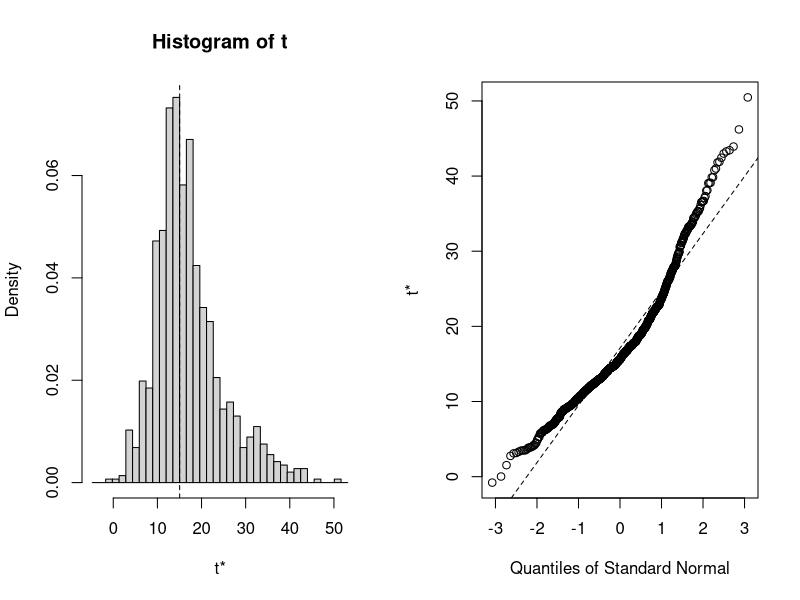
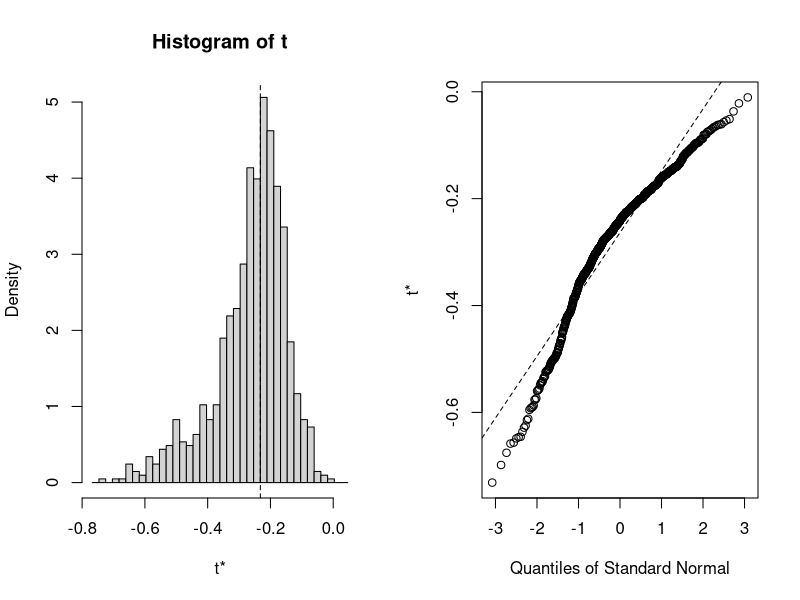

Write the R code that produced these figures, in order.
## ---- chunk 1
library(tidyverse)
library(patchwork)
## ---- chunk 2
setwd("~/source_code/W271_Lab1")
oring_df <- read_csv("./data/raw/challenger.csv")
oring_df$failure <- oring_df$O.ring
oring_df$failure[oring_df$failure >0] <- 1
oring_df$failure <-factor(oring_df$failure, levels = c(0,1))
## ---- chunk 3
model_zero <- glm(formula=failure~Temp, family=binomial(), data=oring_df)
summary(model_zero)
## ---- chunk 4
set.seed(123)
if (!"boot" %in% rownames(installed.packages())) {
  install.packages("boot")
}
library(boot)

bs <- function(formula, data, indices) {
  d <- data[indices,] # allows boot to select sample
  fit <- glm(formula, family=binomial(), data=d)
  return(c(coef(fit), summary(fit)$deviance))
} 
## ---- chunk 5
# bootstrapping with 1000 replications
results <- boot(data=oring_df, statistic=bs,
   R=1000, formula=failure~Temp)
## ---- chunk 6
results$t <- results$t[results$t[,3] > 0.01,]
results$R <- nrow(results$t)
## ---- chunk 7
plot(results, index=1) # intercept
plot(results, index=2) # Temp
## ---- chunk 8
int.conf <- boot.ci(results, conf = 0.9, type="bca", index=1) # intercept
slope.conf <- boot.ci(results, conf = 0.9, type="bca", index=2) # Temp
## ---- chunk 9
temps <- seq(10,100)
int_var <-sum((results$t[,1]-results$t0[1])^2)/(results$R-1)
slope_var <-sum((results$t[,2]-results$t0[2])^2)/(results$R-1)

# For a given temperature, calculate predicted CI of logit.OR
# For this temp calculate OR
# Repear that for each temp
#odd.ratio.high
